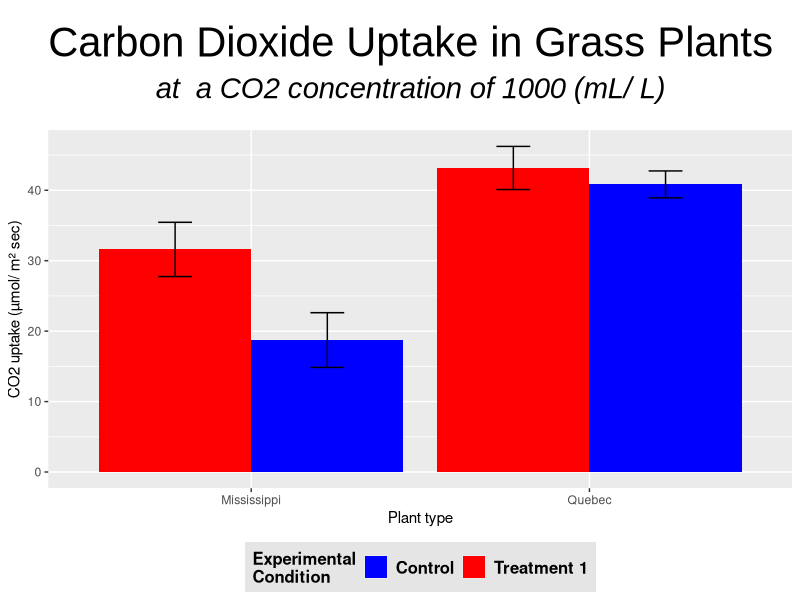

This figure's R source:
# Creation date: 
#   2015-08-21
# Created by:
#   HS
# Objective:
#   Get a template for barplots with ggplot2
# Usage:
#
# Input:
#   
# Output:
#   Barplot

library(ggplot2)

# Barplots with errorbars
## getting mean and sd over subsets of data
library(plyr)
new.df <- ddply(CO2,c("Type", "Treatment", "conc"), summarise, mean.uptake = mean(uptake), sd.uptake = sd(uptake))

#reorder factors of CO2$Type 
new.df$Type <- factor(new.df$Type, levels = c("Mississippi","Quebec")) #redefine levels

# subsetting data
new.df.2 <- subset(new.df, conc == 1000)

ggplot(new.df.2, aes(Type , mean.uptake, fill = Treatment))+
	geom_bar(stat="identity", position=position_dodge())+ # grouping by Type
# Errorbar
  	geom_errorbar(aes(
		ymin=new.df.2$mean.uptake-new.df.2$sd.uptake, 
		ymax=new.df.2$mean.uptake+new.df.2$sd.uptake),
		width=.2, 
		position=position_dodge(.9))+

# Titel 
ggtitle(expression(atop("Carbon Dioxide Uptake in Grass Plants", atop(italic("at  a CO2 concentration of 1000 (mL/ L)"), ""))))+
  theme(plot.title = element_text(size=30, vjust=-1, family="Arial"))+
  
# Axes
labs(x="Plant type", y = "CO2 uptake (µmol/ m² sec)") + # axis labels
#  scale_y_continuous(expand = c(0,0))+ # removes distance between bottom of plot and x-axis
#  coord_cartesian(xlim=c(0,20))+ # scaling of the x-axis  
#  coord_cartesian(ylim=c(1,5.5)) # scaling of the y-axis 

# Legend
#guides(fill=guide_legend(title=NULL))+ # remove legend
#scale_fill_discrete(name="Experimental\nCondition")# titel of legend
scale_fill_manual(values=c("blue", "red"), 
                    name="Experimental\nCondition",
                    breaks=c("chilled", "nonchilled"),
                    labels=c("Control", "Treatment 1")) + 
theme(legend.title = element_text(colour="black", size=12, face="bold"), # legend titel
      legend.text = element_text(colour="black", size = 12, face = "bold"), # legend text
      legend.background = element_rect(fill="gray90", size=.5, linetype="dotted"), # background of plot, default without
      legend.position="bottom" # position of legend, "top", "bottom", "rigth", "left"
)


